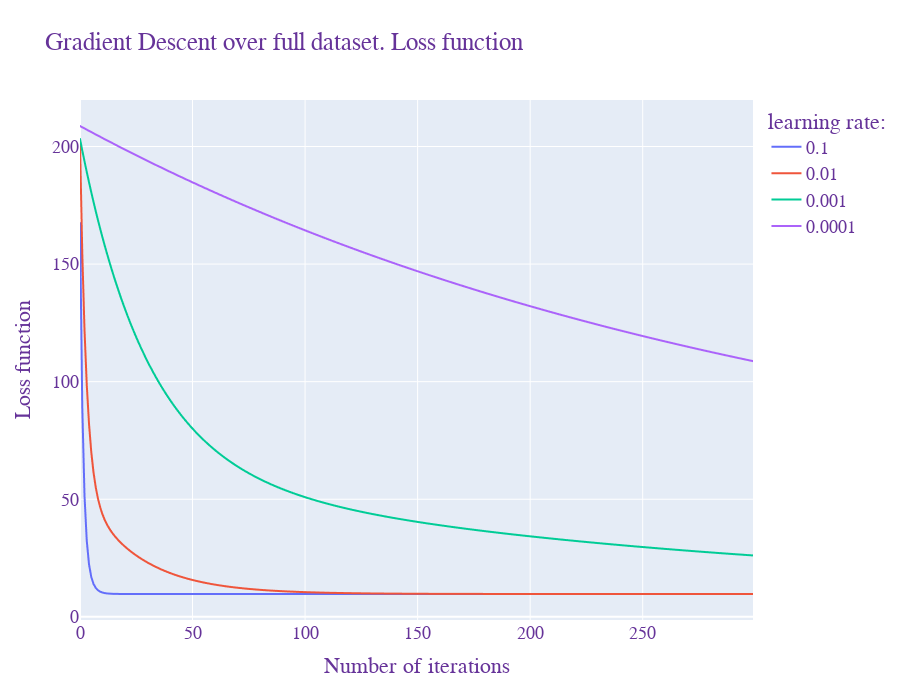

Notebook cell for this chart:
### Markdown cell above
### Gradient Descent over full dataset

### Code cell
optimiser = GradientOptimiser()

losses= {}
for lr in np.logspace(-1, -4, 4):
  optimiser.coeffs = None
  optimiser.fit(X, y, lr = lr , max_iter=300, method = 'gradient')  

  losses.setdefault (lr, optimiser.get_mseloss())

for k,v in losses.items():
    print (f'Learning rate: {k:f}, MSE:{round(v[-1],6)}')
plot_losses(losses, title= 'Gradient Descent over full dataset. Loss function', legend = 'learning rate:')

### Figure 1 — Plotly figure (JSON) as saved in the notebook; plotly's stock layout.template omitted (floating-point values rounded to 4 significant figures; data arrays with more than 128 entries replaced by an {"elided": "..."} marker saying what was removed)
{"data": [{"hovertemplate": "variable=0.1<br>index=%{x}<br>value=%{y}<extra></extra>", "legendgroup": "0.1", "line": {"color": "#636efa", "dash": "solid"}, "marker": {"symbol": "circle"}, "mode": "lines", "name": "0.1", "showlegend": true, "type": "scattergl", "x": {"elided": "300 int values"}, "xaxis": "x", "y": {"elided": "300 float values"}, "yaxis": "y"}, {"hovertemplate": "variable=0.01<br>index=%{x}<br>value=%{y}<extra></extra>", "legendgroup": "0.01", "line": {"color": "#EF553B", "dash": "solid"}, "marker": {"symbol": "circle"}, "mode": "lines", "name": "0.01", "showlegend": true, "type": "scattergl", "x": {"elided": "300 int values"}, "xaxis": "x", "y": {"elided": "300 float values"}, "yaxis": "y"}, {"hovertemplate": "variable=0.001<br>index=%{x}<br>value=%{y}<extra></extra>", "legendgroup": "0.001", "line": {"color": "#00cc96", "dash": "solid"}, "marker": {"symbol": "circle"}, "mode": "lines", "name": "0.001", "showlegend": true, "type": "scattergl", "x": {"elided": "300 int values"}, "xaxis": "x", "y": {"elided": "300 float values"}, "yaxis": "y"}, {"hovertemplate": "variable=0.0001<br>index=%{x}<br>value=%{y}<extra></extra>", "legendgroup": "0.0001", "line": {"color": "#ab63fa", "dash": "solid"}, "marker": {"symbol": "circle"}, "mode": "lines", "name": "0.0001", "showlegend": true, "type": "scattergl", "x": {"elided": "300 int values"}, "xaxis": "x", "y": {"elided": "300 float values"}, "yaxis": "y"}], "layout": {"font": {"color": "RebeccaPurple", "family": "Courier New, monospace", "size": 18}, "height": 700, "legend": {"title": {"text": "learning rate:"}, "tracegroupgap": 0}, "title": {"text": "Gradient Descent over full dataset. Loss function"}, "xaxis": {"anchor": "y", "domain": [0, 1], "title": {"text": "Number of iterations"}}, "yaxis": {"anchor": "x", "domain": [0, 1], "title": {"text": "Loss function"}}}}
